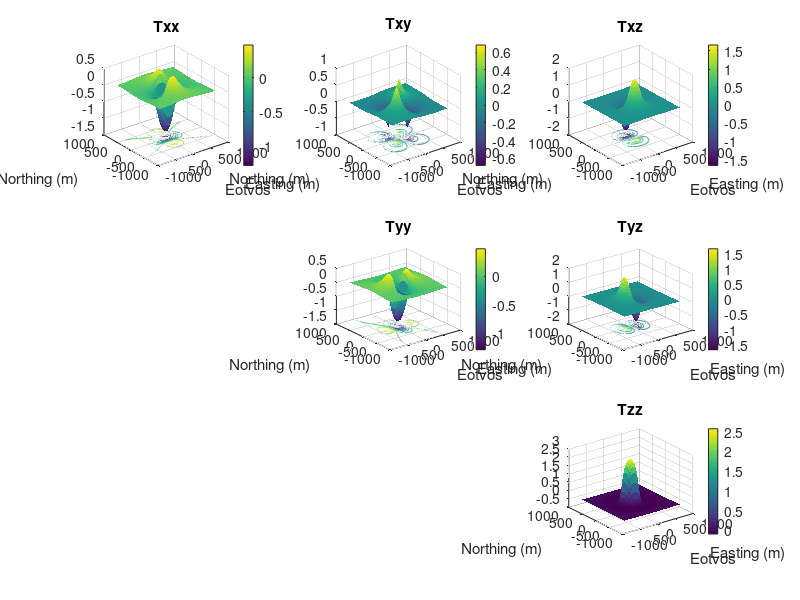

The MATLAB source for this figure:
% Plot Tensor Components

% First we must import the data
T_xx = csvread('T_xx_m.csv');
T_xy = csvread('T_xy_m.csv');
T_xz = csvread('T_xz_m.csv');
T_yy = csvread('T_yy_m.csv');
T_yz = csvread('T_yz_m.csv');
T_zz = csvread('T_zz_m.csv');

x_obs = csvread('x_obs.csv');
y_obs = csvread('y_obs.csv');


% Then we must plot it!
subplot(3, 3, 1);
surfc(x_obs, y_obs, T_xx, 'EdgeColor', 'none');
title('Txx');
xlabel('Easting (m)');
ylabel('Northing (m)');
colorbar('location','eastoutside');
c = colorbar('location','eastoutside');
xlabel(c, 'Eotvos');

subplot(3, 3, 5);
surfc(x_obs, y_obs, T_yy, 'EdgeColor', 'none');
title('Tyy');
xlabel('Easting (m)');
ylabel('Northing (m)');
colorbar('location','eastoutside');
c = colorbar('location','eastoutside');
xlabel(c, 'Eotvos');

subplot(3, 3, 9);
surfc(x_obs, y_obs, T_zz, 'EdgeColor', 'none');
title('Tzz');
xlabel('Easting (m)');
ylabel('Northing (m)');
colorbar('location','eastoutside');
c = colorbar('location','eastoutside');
xlabel(c, 'Eotvos');

subplot(3, 3, 2);
surfc(x_obs, y_obs, T_xy, 'EdgeColor', 'none');
title('Txy');
xlabel('Easting (m)');
ylabel('Northing (m)');
colorbar('location','eastoutside');
c = colorbar('location','eastoutside');
xlabel(c, 'Eotvos');

subplot(3, 3, 6);
surfc(x_obs, y_obs, T_yz, 'EdgeColor', 'none');
title('Tyz');
xlabel('Easting (m)');
ylabel('Northing (m)');
colorbar('location','eastoutside');
c = colorbar('location','eastoutside');
xlabel(c, 'Eotvos');

subplot(3, 3, 3);
surfc(x_obs, y_obs, T_xz, 'EdgeColor', 'none');
title('Txz');
xlabel('Easting (m)');
ylabel('Northing (m)');
colorbar('location','eastoutside');
c = colorbar('location','eastoutside');
xlabel(c, 'Eotvos');